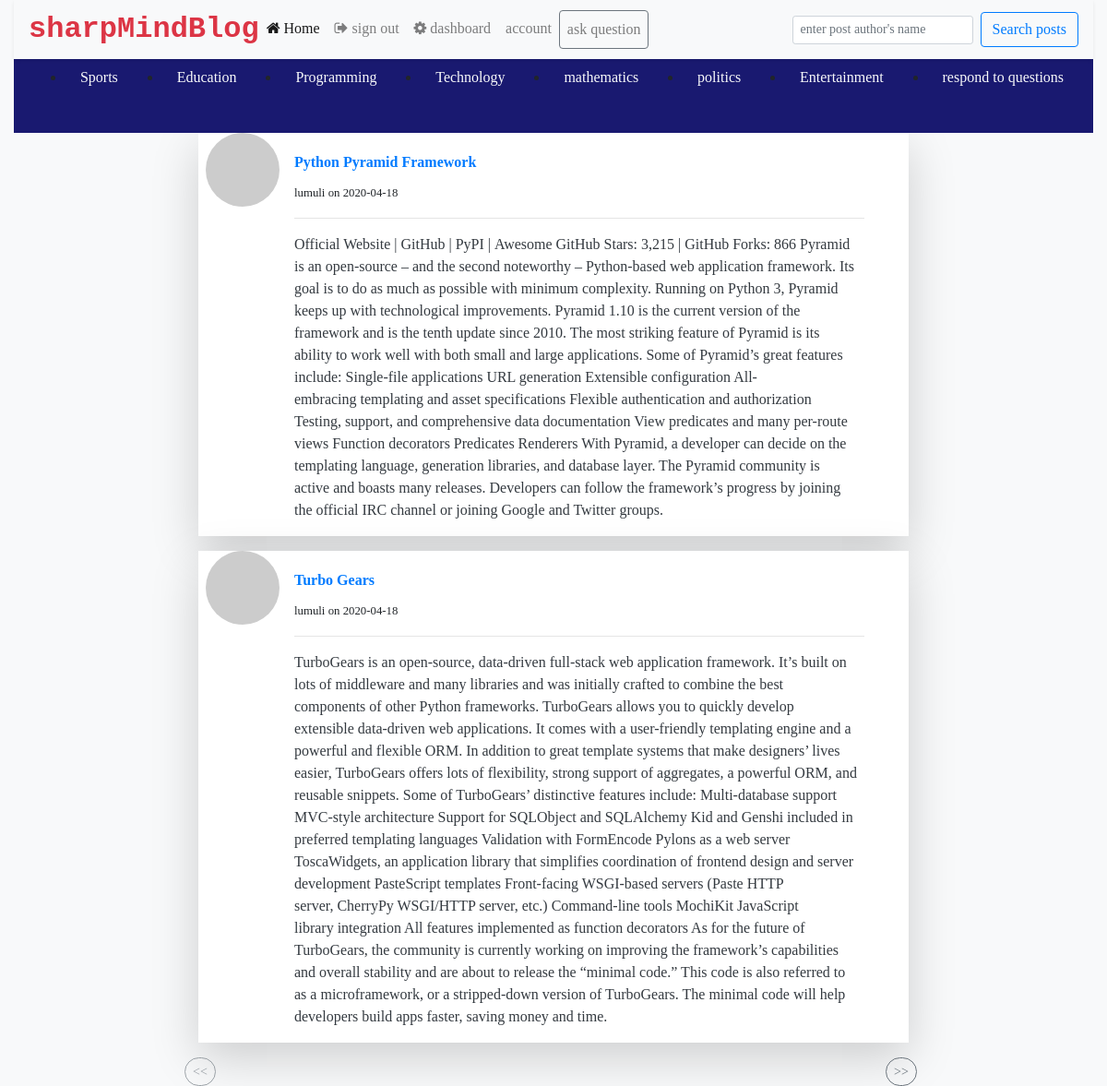
Before: /users/home (signed in) with the older database file.
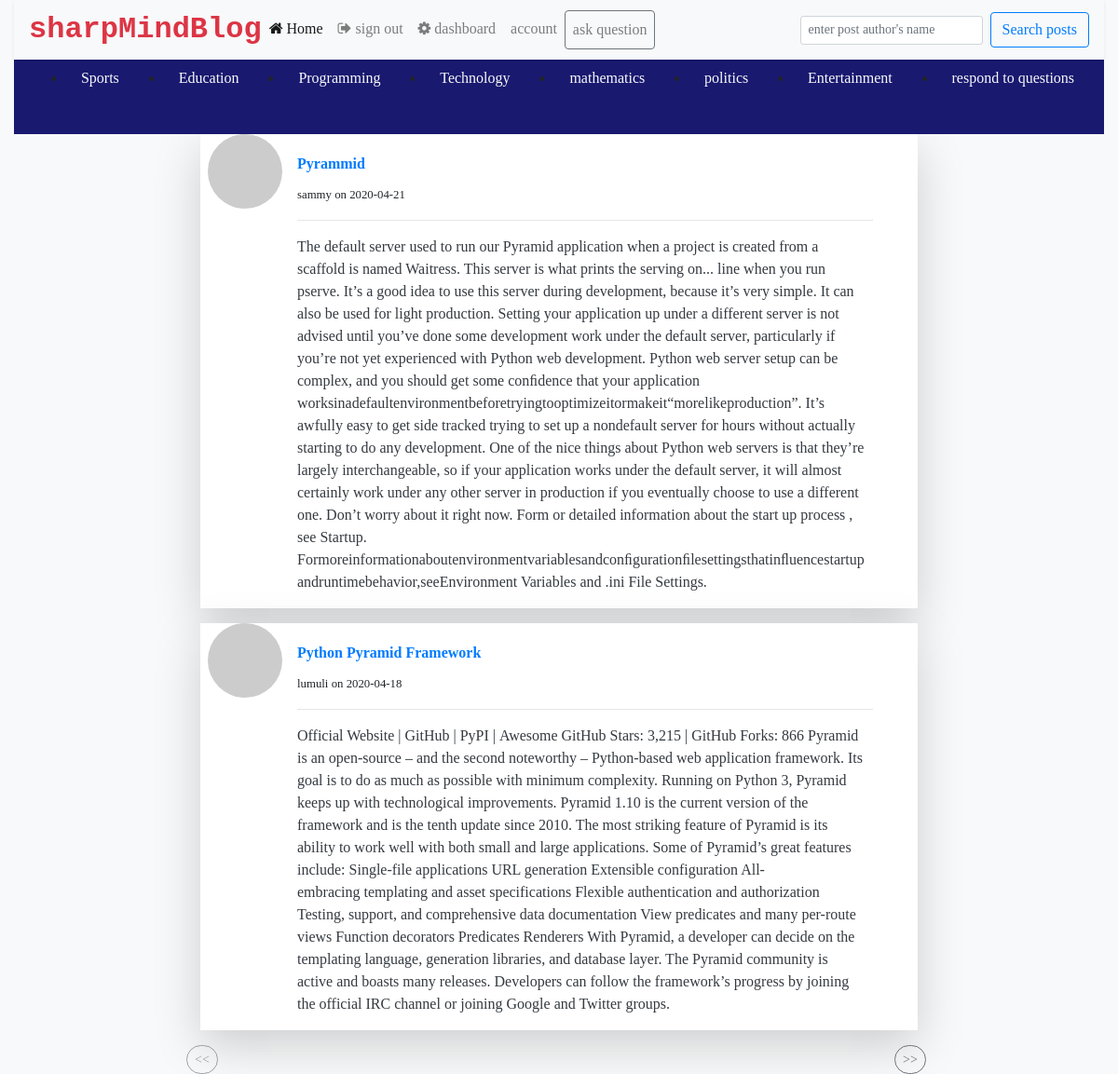
After: the same page with the newer database file.
### src/models/__init__.py (models this page shows, shortened)
class Posts(db.Model):
    id = db.Column(db.Integer, primary_key=True)
    title = db.Column(db.Text, nullable=False)
    post = db.Column(db.Text, nullable=False)
    date = db.Column(db.String(200), default=datetime.today().date)
    upvote = db.Column(db.Integer, default=0)
    category = db.Column(db.String, nullable=False)
    user_id = db.Column(db.ForeignKey('user.id'))

class User(db.Model):
    id = db.Column(db.Integer, primary_key=True)
    name = db.Column(db.String(200), nullable=False)
    hobby = db.Column(db.String(200), nullable=False)
    email = db.Column(db.String(200), nullable=False)
    url = db.Column(db.String(200), nullable=False)
    password = db.Column(db.String(120), nullable=False)
    Admin = db.Column(db.Boolean, default=False)
    occupation = db.Column(db.String(120), nullable=False)
    location = db.Column(db.String(120), nullable=False)
    author = db.relationship('Posts', backref='author', lazy=True)

### src/views/__init__.py (the view)
@views_blueprint.route('/home')
def home():
    if 'username' in session:
        page = request.args.get('page', type=int)
        post = Posts.query.order_by(Posts.date.desc()).paginate(page=page, per_page=2)
        user = User.query.filter_by(name=session['username']).first()
        c = []
        for letter in user.email:
            c.append(letter)
        d = c[0]
        count = Posts.query.filter_by(user_id=user.id).count()
        return render_template('posts/home.html', post=post, user=user, count=count, d=d, title='home')
    else:
        return redirect(url_for('users.login'))

### src/views/__init__.py (called while the page is built)
@views_blueprint.before_request
def before_request():
    g.user = None
    if 'username' in session:
        g.user = session['username']

### src/templates/posts/home.html (shortened to what this page needs)
{% extends 'public/conf.html' %}
{% block body %}
    <div class="container-fluid position-absolute" style="top: 8em">
        <div class="row">
            <div class="col-lg-2">
            </div>
            <div class="col-lg-8 col-md-12 col-sm-12" id="app">
                 {%for post in post.items%}
                <ul class="list-unstyled mt-3 shadow-lg pl-lg-2 pr-lg-5" style="background-color: white;">
                    <li class="media">
                        <img src="https://gravatar.com/avatar/{{post.author.url}}?s=80&d=monsterid" class="mr-3 rounded-circle" alt="...">
                        <div class="media-body">
                            <h1 class="mt-0 mb-1 text-capitalize  font-weight-bold"><a href="{{url_for('users.eachpost', id=post.id)}}" class="text-decoration-none">{{post.title}}<a></h1>
                            <small>{{post.author.name}} on {{post.date}}</small>
                            <hr>
                            <p class="text text-dark mr-2 text-break">{{post.post}}</p>
                        </div>
                    </li>
                </ul>
                {%endfor%} {% if post.has_prev%}
                <a href="{{url_for( 'users.home', page=post.prev_num)}} " class="btn btn-outline-secondary btn-sm" style="border-radius: 50px; position: relative; left: 0%;">&lt;&lt;</a> {%else%}
                <a href="{{url_for( 'users.home', page=post.prev_num)}} " class="btn btn-outline-secondary btn-sm disabled" style="border-radius: 50px; position: absolute; left: 0%;">&lt;&lt;</a> {%endif%} {%if post.has_next%}
                <a href="{{url_for( 'users.home', page=post.next_num)}} " class="btn btn-outline-secondary btn-sm " style="border-radius: 50px; position: absolute; left: 95%;">&gt;&gt;</a> {%else%}
                <a href="{{url_for( 'users.home', page=post.next_num)}} " class="btn btn-outline-secondary btn-sm disabled " style="border-radius: 50px; position: absolute; left: 95%;">&gt;&gt;</a> {%endif%}
            </div>
            <div class="col-lg-2">
            </div>
        </div>
    </div>
{% endblock body %}

### src/templates/public/conf.html (shortened to what this page needs)
<!DOCTYPE html>
<html lang="eng">
<head>
    <link rel="stylesheet" href="https://cdnjs.cloudflare.com/ajax/libs/font-awesome/4.7.0/css/font-awesome.min.css">
    <link rel="stylesheet" href="{{url_for('static', filename='css/bootstrap.min.css')}}">
    <link rel="stylesheet" href="{{url_for('static', filename='css/main.css')}}">
</head>
<body class="bg-light">
    <div class="container-fluid position-fixed" style="z-index: 5;">
        <nav class="navbar navbar-expand-lg navbar-light bg-light shadow-sm">
            <a href="#" class="text text-danger font-weight-bold text-decoration-none" style="font-family: monospace; font-size: 2em;">sharpMindBlog</a>
            <div class="collapse navbar-collapse" id="navbarSupportedContent">
                <ul class="navbar-nav mr-auto">
                    <li class="nav-item active">
                        <a class="nav-link" href="{{url_for('users.home')}}"><span class="fa fa-home"></span> Home</a>
                    </li>
                    <li class="nav-item">
                        <a class="nav-link" href="{{url_for('users.logout')}}"><span class="fa fa-sign-out"></span> sign out</a>
                    </li>
                    {%if user.Admin == True%}
                    <li>
                        <a href="{{url_for('admin.dashboard')}}" class="nav-link"><span class="fa fa-cog"></span> dashboard</a>
                    </li>
                    {%endif%}
                    <li class="nav-item">
                        <a class="nav-link" href="{{url_for('users.account')}}">account</a>
                    </li>
                    <li class="nav-item"><a style="cursor: pointer;" class="btn btn-outline-secondary nav-link" data-toggle="modal" data-target='#question'>ask question</a></li>
                </ul>
                <form class="form-inline my-2 my-lg-0" method="POST" action="{{url_for('users.search')}}">
                    <input class="form-control form-control-sm mr-sm-2" type="search" required placeholder="enter post author's name" aria-label="Search" name="name" autocomplete="off">
                    <button class="btn btn-outline-primary my-2 my-sm-0" type="submit">Search posts</button>
                </form>
            </div>
        </nav>
        <nav style="background-color: midnightblue;height: 10vh;">
            <ul class="d-flex" style="justify-content: space-around;">
                <li class="nav-item"><a class="nav-link text-light" id="v-pills-sports-tab" href="{{url_for('users.sports')}}">Sports</a></li>
                <li class="nav-item"><a class="nav-link text-light" id="v-pills-education-tab" href="{{url_for('users.education')}}">Education</a></li>
                <li class="nav-item"><a class="nav-link text-light" id="v-pills-programming-tab" href="{{url_for('users.programming')}}">Programming</a></li>
                <li class="nav-item"><a class="nav-link text-light" id="v-pills-technology-tab" href="{{url_for('users.technology')}}">Technology</a></li>
                <li class="nav-item"><a class="nav-link text-light" id="v-pills-mathematics-tab" href="{{url_for('users.mathematics')}}">mathematics</a></li>
                <li class="nav-item"><a class="nav-link text-light" id="v-pills-politics-tab" href="{{url_for('users.politics')}}">politics</a></li>
                <li class="nav-item"><a class="nav-link text-light" id="v-pills-entertainment-tab" href="{{url_for('users.entertainment')}}">Entertainment</a></li>
                <li class="nav-item"><a class="nav-link text-light" id="v-pills-question-tab" href="{{url_for('users.question')}}"> respond to questions</a></li>
            </ul>
        </nav>
    </div>
    <div id="App">
    {% block body %}
    {% endblock body %}
    </div>
</body>
</html>

### src/static/css/main.css (style rules this page uses)
* { font-family: Cambria, Cochin, Georgia, Times, 'Times New Roman', serif; font-size: 16px; }

### src/templates/public/conf.html (style rules this page uses)
* { font-family: Cambria, Cochin, Georgia, Times, 'Times New Roman', serif; font-size: 16px; }

Changed rows visible on the page:
no longer on this page (row unchanged): Posts: title "Turbo Gears", author.name "lumuli", date "2020-04-18", post "TurboGears is an open-source, data-driven full-stack web application framework. It’s built on lots of middleware and many libraries and was initially crafted to combine the best components of other Python frameworks. TurboGears allows you to quickly develop extensible data-driven web applications. It comes with a user-friendly templating engine and a powerful and flexible ORM. In addition to great template systems that make designers’ lives easier, TurboGears offers lots of flexibility, strong support of aggregates, a powerful ORM, and reusable snippets. Some of TurboGears’ distinctive features include: Multi-database support MVC-style architecture Support for SQLObject and SQLAlchemy Kid…"
added Posts: title "Pyrammid", author.name "sammy", date "2020-04-21", post "The default server used to run our Pyramid application when a project is created from a scaffold is named Waitress. This server is what prints the serving on... line when you run pserve. It’s a good idea to use this server during development, because it’s very simple. It can also be used for light production. Setting your application up under a different server is not advised until you’ve done some development work under the default server, particularly if you’re not yet experienced with Python web development. Python web server setup can be complex, and you should get some conﬁdence that your application worksinadefaultenvironmentbeforetryingtooptimizeitormakeit“morelikeproduction”. It’s…"
